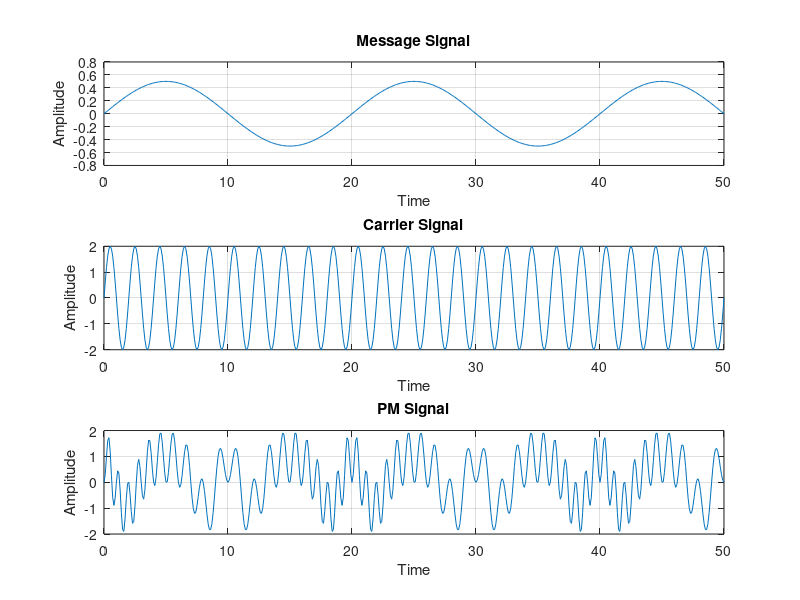

Write the MATLAB code that produced this figure.
clear all;
close all;
clc;
Ac=2; %carrier amplitude
Fc=0.5; %carrier frequency
Am=0.5;%Message signal amplitude
Fm=0.05;%Message signal frequency
%Fs=100; %sampling frequency/rate;
t = 0:0.1:50;
mi=6;

carrier_signal=Ac*sin(2*pi*Fc*t);
message_signal=Am*sin(2*pi*Fm*t);
phase_modulation=carrier_signal.*sin(2*pi*Fc*t+mi.*sin(2*pi*Fm*t));

subplot(3,1,1);
plot(t,message_signal);
xlabel('Time');
ylabel('Amplitude');
title('Message Signal');
grid on;

subplot(3,1,2);
plot(t,carrier_signal);
xlabel('Time');
ylabel('Amplitude');
title('Carrier Signal');
grid on;

subplot(3,1,3);
plot(t,phase_modulation);
xlabel('Time');
ylabel('Amplitude');
title('PM Signal');
grid on;
